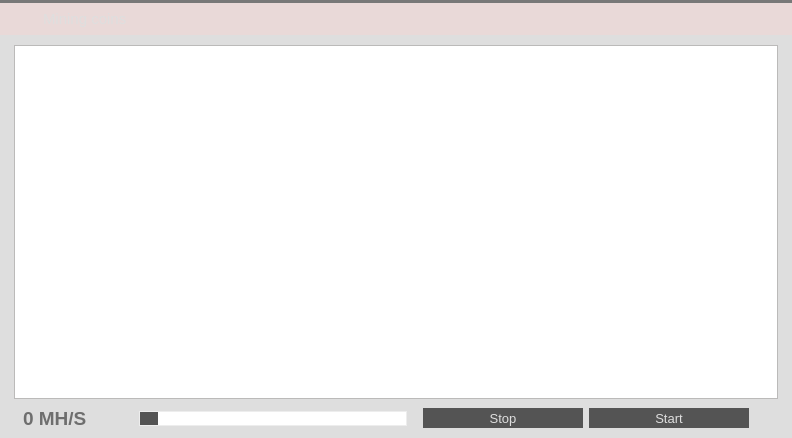
<?xml version="1.0" encoding="UTF-8"?>
<ui version="4.0">
 <class>MiningPage</class>
 <widget class="QWidget" name="MiningPage">
  <property name="geometry">
   <rect>
    <x>0</x>
    <y>0</y>
    <width>792</width>
    <height>438</height>
   </rect>
  </property>
  <property name="palette">
   <palette>
    <active>
     <colorrole role="Button">
      <brush brushstyle="SolidPattern">
       <color alpha="255">
        <red>233</red>
        <green>217</green>
        <blue>216</blue>
       </color>
      </brush>
     </colorrole>
     <colorrole role="Base">
      <brush brushstyle="SolidPattern">
       <color alpha="255">
        <red>233</red>
        <green>217</green>
        <blue>216</blue>
       </color>
      </brush>
     </colorrole>
     <colorrole role="Window">
      <brush brushstyle="SolidPattern">
       <color alpha="255">
        <red>233</red>
        <green>217</green>
        <blue>216</blue>
       </color>
      </brush>
     </colorrole>
     <colorrole role="Highlight">
      <brush brushstyle="SolidPattern">
       <color alpha="255">
        <red>235</red>
        <green>235</green>
        <blue>235</blue>
       </color>
      </brush>
     </colorrole>
     <colorrole role="HighlightedText">
      <brush brushstyle="SolidPattern">
       <color alpha="255">
        <red>171</red>
        <green>127</green>
        <blue>130</blue>
       </color>
      </brush>
     </colorrole>
    </active>
    <inactive>
     <colorrole role="Button">
      <brush brushstyle="SolidPattern">
       <color alpha="255">
        <red>233</red>
        <green>217</green>
        <blue>216</blue>
       </color>
      </brush>
     </colorrole>
     <colorrole role="Base">
      <brush brushstyle="SolidPattern">
       <color alpha="255">
        <red>233</red>
        <green>217</green>
        <blue>216</blue>
       </color>
      </brush>
     </colorrole>
     <colorrole role="Window">
      <brush brushstyle="SolidPattern">
       <color alpha="255">
        <red>233</red>
        <green>217</green>
        <blue>216</blue>
       </color>
      </brush>
     </colorrole>
     <colorrole role="Highlight">
      <brush brushstyle="SolidPattern">
       <color alpha="255">
        <red>235</red>
        <green>235</green>
        <blue>235</blue>
       </color>
      </brush>
     </colorrole>
     <colorrole role="HighlightedText">
      <brush brushstyle="SolidPattern">
       <color alpha="255">
        <red>171</red>
        <green>127</green>
        <blue>130</blue>
       </color>
      </brush>
     </colorrole>
    </inactive>
    <disabled>
     <colorrole role="Button">
      <brush brushstyle="SolidPattern">
       <color alpha="255">
        <red>233</red>
        <green>217</green>
        <blue>216</blue>
       </color>
      </brush>
     </colorrole>
     <colorrole role="Base">
      <brush brushstyle="SolidPattern">
       <color alpha="255">
        <red>233</red>
        <green>217</green>
        <blue>216</blue>
       </color>
      </brush>
     </colorrole>
     <colorrole role="Window">
      <brush brushstyle="SolidPattern">
       <color alpha="255">
        <red>233</red>
        <green>217</green>
        <blue>216</blue>
       </color>
      </brush>
     </colorrole>
     <colorrole role="Highlight">
      <brush brushstyle="SolidPattern">
       <color alpha="255">
        <red>240</red>
        <green>240</green>
        <blue>240</blue>
       </color>
      </brush>
     </colorrole>
     <colorrole role="HighlightedText">
      <brush brushstyle="SolidPattern">
       <color alpha="255">
        <red>171</red>
        <green>127</green>
        <blue>130</blue>
       </color>
      </brush>
     </colorrole>
    </disabled>
   </palette>
  </property>
  <property name="windowTitle">
   <string>Form</string>
  </property>
  <property name="styleSheet">
   <string notr="true"/>
  </property>
  <layout class="QVBoxLayout" name="verticalLayout">
   <property name="spacing">
    <number>0</number>
   </property>
   <property name="margin">
    <number>0</number>
   </property>
   <item>
    <widget class="Line" name="lineBefore">
     <property name="styleSheet">
      <string notr="true">background-color: #787878;</string>
     </property>
     <property name="frameShadow">
      <enum>QFrame::Raised</enum>
     </property>
     <property name="lineWidth">
      <number>0</number>
     </property>
     <property name="orientation">
      <enum>Qt::Horizontal</enum>
   </property>
    </widget>
   </item>
   <item>
    <widget class="QWidget" name="wHeader" native="true">
   <property name="minimumSize">
    <size>
     <width>0</width>
     <height>32</height>
    </size>
   </property>
   <property name="maximumSize">
    <size>
     <width>16777215</width>
     <height>32</height>
    </size>
   </property>
   <property name="is_header" stdset="0">
    <bool>true</bool>
   </property>
     <layout class="QHBoxLayout" name="horizontalLayout_20">
    <property name="margin">
     <number>0</number>
    </property>
    <item>
       <spacer name="horizontalSpacer_28">
      <property name="orientation">
       <enum>Qt::Horizontal</enum>
      </property>
      <property name="sizeType">
       <enum>QSizePolicy::Fixed</enum>
      </property>
      <property name="sizeHint" stdset="0">
       <size>
          <width>7</width>
        <height>20</height>
       </size>
      </property>
     </spacer>
    </item>
    <item>
       <widget class="QLabel" name="label_37">
      <property name="sizePolicy">
       <sizepolicy hsizetype="Preferred" vsizetype="Preferred">
        <horstretch>0</horstretch>
        <verstretch>0</verstretch>
       </sizepolicy>
      </property>
      <property name="minimumSize">
       <size>
        <width>30</width>
        <height>30</height>
       </size>
      </property>
      <property name="maximumSize">
       <size>
        <width>30</width>
        <height>30</height>
       </size>
      </property>
      <property name="text">
       <string/>
      </property>
      <property name="pixmap">
         <pixmap resource="../res.qrc">:/res/mining_title.png</pixmap>
      </property>
     </widget>
    </item>
    <item>
       <widget class="QLabel" name="label_38">
      <property name="font">
       <font>
        <pointsize>11</pointsize>
        <stylestrategy>PreferAntialias</stylestrategy>
       </font>
      </property>
      <property name="styleSheet">
       <string notr="true">QLabel {
	color: #DEDEDE;
}</string>
      </property>
      <property name="text">
       <string>Mining coins</string>
      </property>
        <property name="buddy">
         <cstring></cstring>
        </property>
     </widget>
    </item>
   </layout>
  </widget>
   </item>
   <item>
    <widget class="QWidget" name="wContainer" native="true">
     <property name="styleSheet">
      <string notr="true">#wContainer {
	background-color: #DEDEDE;
}</string>
     </property>
     <layout class="QVBoxLayout" name="verticalLayout_2">
      <property name="leftMargin">
       <number>14</number>
      </property>
      <property name="topMargin">
       <number>10</number>
      </property>
      <property name="rightMargin">
       <number>14</number>
      </property>
      <property name="bottomMargin">
       <number>8</number>
      </property>
      <item>
  <widget class="QTextEdit" name="miningLog">
   <property name="minimumSize">
    <size>
     <width>0</width>
     <height>100</height>
    </size>
   </property>
   <property name="palette">
    <palette>
     <active>
      <colorrole role="Button">
       <brush brushstyle="SolidPattern">
        <color alpha="255">
         <red>242</red>
         <green>241</green>
         <blue>240</blue>
        </color>
       </brush>
      </colorrole>
      <colorrole role="Base">
       <brush brushstyle="SolidPattern">
        <color alpha="255">
         <red>255</red>
         <green>255</green>
         <blue>255</blue>
        </color>
       </brush>
      </colorrole>
      <colorrole role="Window">
       <brush brushstyle="SolidPattern">
        <color alpha="255">
         <red>242</red>
         <green>241</green>
         <blue>240</blue>
        </color>
       </brush>
      </colorrole>
     </active>
     <inactive>
      <colorrole role="Button">
       <brush brushstyle="SolidPattern">
        <color alpha="255">
         <red>242</red>
         <green>241</green>
         <blue>240</blue>
        </color>
       </brush>
      </colorrole>
      <colorrole role="Base">
       <brush brushstyle="SolidPattern">
        <color alpha="255">
         <red>255</red>
         <green>255</green>
         <blue>255</blue>
        </color>
       </brush>
      </colorrole>
      <colorrole role="Window">
       <brush brushstyle="SolidPattern">
        <color alpha="255">
         <red>242</red>
         <green>241</green>
         <blue>240</blue>
        </color>
       </brush>
      </colorrole>
     </inactive>
     <disabled>
      <colorrole role="Button">
       <brush brushstyle="SolidPattern">
        <color alpha="255">
         <red>242</red>
         <green>241</green>
         <blue>240</blue>
        </color>
       </brush>
      </colorrole>
      <colorrole role="Base">
       <brush brushstyle="SolidPattern">
        <color alpha="255">
         <red>242</red>
         <green>241</green>
         <blue>240</blue>
        </color>
       </brush>
      </colorrole>
      <colorrole role="Window">
       <brush brushstyle="SolidPattern">
        <color alpha="255">
         <red>242</red>
         <green>241</green>
         <blue>240</blue>
        </color>
       </brush>
      </colorrole>
     </disabled>
    </palette>
   </property>
        <property name="styleSheet">
         <string notr="true"> QScrollBar:vertical {
     border: 0px solid grey;
     background: white;
     width: 9px;
     margin: 0px 0px 0 0px;
 }
 QScrollBar::handle:vertical {
     background: #787878;
     min-width: 20px;
 }</string>
        </property>
   <property name="readOnly">
    <bool>true</bool>
   </property>
   <property name="tabKeyNavigation" stdset="0">
    <bool>false</bool>
   </property>
   <property name="columnCount" stdset="0">
    <number>2</number>
   </property>
  </widget>
      </item>
      <item>
       <layout class="QHBoxLayout" name="horizontalLayout">
        <property name="leftMargin">
         <number>9</number>
        </property>
        <property name="topMargin">
         <number>2</number>
        </property>
        <property name="rightMargin">
         <number>9</number>
   </property>
        <property name="bottomMargin">
         <number>0</number>
        </property>
        <item>
         <widget class="QLabel" name="lSpeed">
   <property name="sizePolicy">
           <sizepolicy hsizetype="Preferred" vsizetype="Preferred">
     <horstretch>0</horstretch>
     <verstretch>0</verstretch>
    </sizepolicy>
   </property>
   <property name="minimumSize">
    <size>
            <width>110</width>
            <height>0</height>
    </size>
   </property>
   <property name="palette">
    <palette>
     <active>
      <colorrole role="WindowText">
       <brush brushstyle="SolidPattern">
        <color alpha="255">
                <red>175</red>
                <green>39</green>
                <blue>46</blue>
        </color>
       </brush>
      </colorrole>
      <colorrole role="Text">
       <brush brushstyle="SolidPattern">
        <color alpha="255">
                <red>175</red>
                <green>39</green>
                <blue>46</blue>
        </color>
       </brush>
      </colorrole>
      <colorrole role="ButtonText">
       <brush brushstyle="SolidPattern">
        <color alpha="255">
                <red>175</red>
                <green>39</green>
                <blue>46</blue>
        </color>
       </brush>
      </colorrole>
     </active>
     <inactive>
      <colorrole role="WindowText">
       <brush brushstyle="SolidPattern">
        <color alpha="255">
                <red>175</red>
                <green>39</green>
                <blue>46</blue>
        </color>
       </brush>
      </colorrole>
      <colorrole role="Text">
       <brush brushstyle="SolidPattern">
        <color alpha="255">
                <red>175</red>
                <green>39</green>
                <blue>46</blue>
        </color>
       </brush>
      </colorrole>
      <colorrole role="ButtonText">
       <brush brushstyle="SolidPattern">
        <color alpha="255">
                <red>175</red>
                <green>39</green>
                <blue>46</blue>
        </color>
       </brush>
      </colorrole>
     </inactive>
     <disabled>
      <colorrole role="WindowText">
       <brush brushstyle="SolidPattern">
        <color alpha="255">
                <red>175</red>
                <green>39</green>
                <blue>46</blue>
        </color>
       </brush>
      </colorrole>
      <colorrole role="Text">
       <brush brushstyle="SolidPattern">
        <color alpha="255">
                <red>175</red>
                <green>39</green>
                <blue>46</blue>
        </color>
       </brush>
      </colorrole>
      <colorrole role="ButtonText">
       <brush brushstyle="SolidPattern">
        <color alpha="255">
                <red>175</red>
                <green>39</green>
                <blue>46</blue>
        </color>
       </brush>
      </colorrole>
     </disabled>
    </palette>
   </property>
   <property name="font">
    <font>
            <pointsize>14</pointsize>
            <weight>75</weight>
            <bold>true</bold>
     <stylestrategy>PreferAntialias</stylestrategy>
    </font>
   </property>
   <property name="styleSheet">
           <string notr="true">QLabel {
	color: #6E6E6E;
}</string>
   </property>
   <property name="text">
           <string notr="true">0 MH/S</string>
          </property>
          <property name="wordWrap">
           <bool>false</bool>
   </property>
   <property name="textInteractionFlags">
    <set>Qt::TextSelectableByMouse</set>
   </property>
  </widget>
        </item>
        <item>
         <widget class="QSlider" name="procSlider">
          <property name="enabled">
           <bool>true</bool>
          </property>
          <property name="styleSheet">
           <string notr="true">QSlider::groove {
	border: 1px solid #ededed;
	background-color: white;
	min-height: 20px;
}
QSlider::groove:disabled {
	background-color: #e0e0e0;
}

QSlider::handle {
	border: none;
	background-color: #545454;
    width: 18px;
}
QSlider::handle:hover {
	background-color: #6E6E6E;
}
QSlider::handle:pressed {
	background-color: #424242;
}
</string>
          </property>
          <property name="minimum">
           <number>1</number>
          </property>
          <property name="maximum">
           <number>1</number>
          </property>
          <property name="orientation">
           <enum>Qt::Horizontal</enum>
          </property>
         </widget>
        </item>
        <item>
         <spacer name="horizontalSpacer_4">
          <property name="orientation">
           <enum>Qt::Horizontal</enum>
          </property>
          <property name="sizeType">
           <enum>QSizePolicy::Fixed</enum>
          </property>
          <property name="sizeHint" stdset="0">
           <size>
            <width>10</width>
            <height>20</height>
           </size>
          </property>
         </spacer>
        </item>
        <item>
         <widget class="QPushButton" name="bStopMining">
          <property name="font">
           <font>
            <pointsize>10</pointsize>
            <stylestrategy>PreferAntialias</stylestrategy>
           </font>
          </property>
          <property name="styleSheet">
           <string notr="true">QPushButton {
	background-color: #545454;
	color: #DEDEDE;
	border: 0px solid gray;
	max-height: 20px;
	min-height: 20px;
	max-width: 160px;
	min-width: 160px;
}

QPushButton:hover {
	background-color: #6E6E6E;
}

QPushButton:pressed:flat {
	background-color: #424242;
}</string>
          </property>
          <property name="text">
           <string>Stop</string>
          </property>
          <property name="default">
           <bool>false</bool>
          </property>
          <property name="flat">
           <bool>true</bool>
          </property>
         </widget>
        </item>
        <item>
         <widget class="QPushButton" name="bStartMining">
          <property name="font">
           <font>
            <pointsize>10</pointsize>
            <stylestrategy>PreferAntialias</stylestrategy>
           </font>
          </property>
          <property name="styleSheet">
           <string notr="true">QPushButton {
	background-color: #545454;
	color: #DEDEDE;
	border: 0px solid gray;
	max-height: 20px;
	min-height: 20px;
	max-width: 160px;
	min-width: 160px;
}

QPushButton:hover {
	background-color: #6E6E6E;
}

QPushButton:pressed:flat {
	background-color: #424242;
}</string>
          </property>
          <property name="text">
           <string>Start</string>
          </property>
          <property name="default">
           <bool>true</bool>
          </property>
          <property name="flat">
           <bool>true</bool>
          </property>
         </widget>
        </item>
        <item>
         <spacer name="horizontalSpacer_2">
          <property name="orientation">
           <enum>Qt::Horizontal</enum>
          </property>
          <property name="sizeType">
           <enum>QSizePolicy::Fixed</enum>
          </property>
          <property name="sizeHint" stdset="0">
           <size>
            <width>20</width>
            <height>20</height>
           </size>
          </property>
         </spacer>
        </item>
       </layout>
      </item>
     </layout>
    </widget>
   </item>
  </layout>
 </widget>
 <resources>
  <include location="../res.qrc"/>
 </resources>
 <connections/>
</ui>
